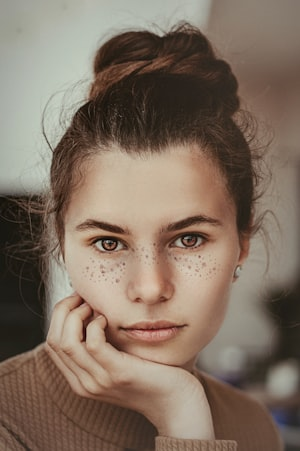
#> input picture frontend/prototype-assets/char_girl2.jpg, 300 x 451 px, found by its file name
$ python _ltx_batch_demo.py
#> lines starting #> are read from the running program, lines starting #| are printed output that depends on the picture
### providers/ltx_mlx_provider.py
"""LTX-2.3 MLX 图生视频 Provider（直接调 ltx-2-mlx CLI，不走 ComfyUI）

为什么单独做一个 Provider？
  - ltx-2-mlx 是 Apple Silicon 原生的 MLX 推理引擎（dgrauet/ltx-2-mlx），
    比 ComfyUI 走 PyTorch-MPS 快近一倍、int4 量化只占 ~11GB 内存，
    还支持更高分辨率。ComfyUI 里的 LTX 是老版 2B，质量不如 2.3。
  - 本 Provider 把 ltx-2-mlx 的 CLI 封装成项目 VideoProvider 接口，
    video_agent 无感切换：风格/配置选 ltx_mlx 引擎即走这里。

与 ComfyUI 类 Provider 的差异：
  - generate()/batch_generate() 直接在本地跑子进程（asyncio），输出 mp4
    落在 storage/output，无需轮询 /history。
  - 默认按 9:16 竖屏（576x1024）输出，适配漫剧/短视频；输入图先 cover 裁剪，
    避免模型拉伸变形。

内存纪律：M4 24GB 上单段在跑时内存/swap 几乎打满，所以 batch 只串行
（每段一个接一个），不做并发——并发会直接 OOM 挤爆 swap。
"""

import asyncio
import logging
import os
import subprocess
from datetime import datetime
from pathlib import Path

from providers.base import VideoProvider

logger = logging.getLogger(__name__)

# ltx-2-mlx 引擎的 .venv 路径与模型目录（集中在一处，便于改环境时维护）
LTX_MLX_VENV = "/Users/a715/git/ltx-2-mlx/.venv/bin/ltx-2-mlx"
LTX_MLX_MODEL = "/Users/a715/git/AIGC/storage/models/ltx-2.3-mlx-q4"
OUTPUT_DIR = Path("/Users/a715/git/AIGC/storage/output")

# 9:16 竖屏默认画布（必须 64 的倍数，ltx-2-mlx 内部对画布有此约束）
DEFAULT_WIDTH = 576
DEFAULT_HEIGHT = 1024
# distilled 引擎在 24GB 机器上的安全帧数上限（越多越慢越吃内存）
MAX_FRAMES = 97
FPS = 24


class LTXMLXVideoProvider(VideoProvider):
    """本地 ltx-2-mlx CLI 图生视频引擎。"""

    video_model_type = "ltx_mlx"

    # 子进程环境：必须清掉 7890 代理变量 + 关 NO_PROXY，否则 huggingface/
    # 大文件走代理会卡死；同时关掉可能存在的 nohup 继承干扰。
    _ENV = {k: v for k, v in os.environ.items() if "proxy" not in k.lower()}
    _ENV["NO_PROXY"] = "*"
    _ENV["no_proxy"] = "*"

    def __init__(self, cli_path: str = LTX_MLX_VENV, model_path: str = LTX_MLX_MODEL):
        """参数都带默认值：正常只需无参实例化；测试/换机时可按路径注入。"""
        self.cli_path = cli_path
        self.model_path = model_path

    # ── 内部工具 ──────────────────────────────────────────

    def _to_9x16_input(self, src: str) -> str:
        """把任意宽高比图片 cover 裁剪成 576x1024，返回新图路径。

        为什么 cover 而非直接拉伸？LTX 图生视频会按画布等比 resize 输入图，
        宽高比不一致会被硬拉变形；先裁成和目标一致的比例就不会变形。
        """
        from PIL import Image

        im = Image.open(src).convert("RGB")
#> im is the input picture: PIL image 300x451 RGB; mean R, G, B 129, 111.6, 96.9
        w, h = DEFAULT_WIDTH, DEFAULT_HEIGHT
        scale = max(w / im.width, h / im.height)          # 等比放大到铺满目标框
#> scale = 2.27
        im = im.resize((round(im.width * scale), round(im.height * scale)),
                       Image.LANCZOS)
#> im: PIL image 681x1024 RGB
        left = (im.width - w) // 2
#> left = 52
        top = (im.height - h) // 2
#> top = 0
        im = im.crop((left, top, left + w, top + h))
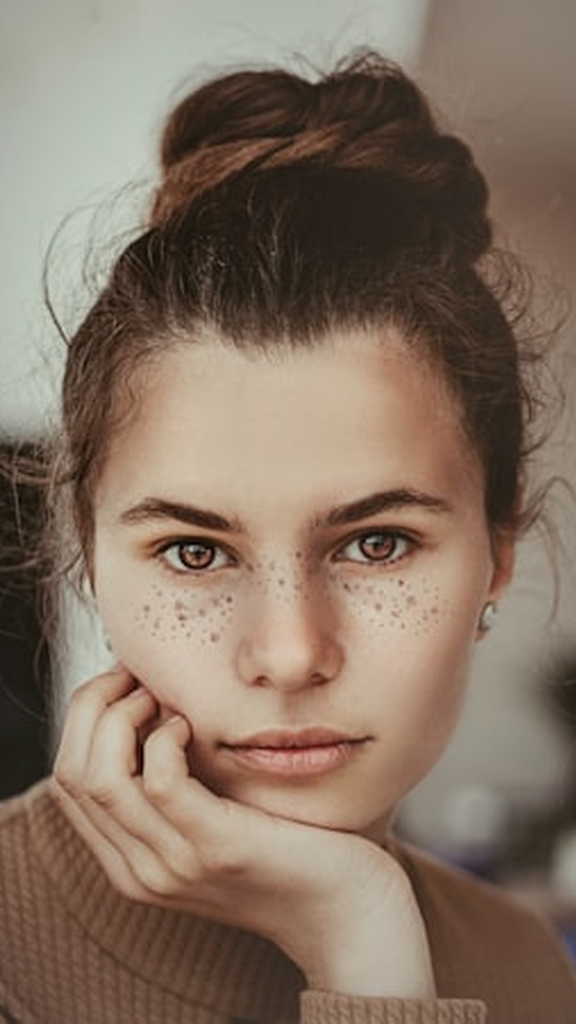
#> im: PIL image 576x1024 RGB; mean R, G, B 133.1, 114.1, 98.6
        out = OUTPUT_DIR / "ltx_input_9x16.png"
        im.save(out)
        return str(out)

    def _build_cmd(self, input_img: str, prompt: str, frames: int, output: str) -> list[str]:
        """拼出 ltx-2-mlx generate 子进程命令。

        固定蒸馏模式 --distilled + --low-ram：
          - --distilled 用官方 22B 蒸馏版，几秒级可用、画质与速度的平衡点；
          - --low-ram 让 transformer 分块从磁盘流式加载，防 24GB 内存 OOM；
          - --image 传 9:16 图 → I2V（图生视频）；
          - 输出自带 24fps + 原生音频轨（LTX-2 全模态）。
        """
        return [
            self.cli_path, "generate",
            "--prompt", prompt,
            "--image", input_img,
            "--distilled", "--low-ram",
            "-W", str(DEFAULT_WIDTH), "-H", str(DEFAULT_HEIGHT),
            "-f", str(frames), "--frame-rate", str(FPS),
            "--model", self.model_path,
            "-o", output,
        ]

    # ── VideoProvider 接口 ────────────────────────────────

    async def generate(self, input_image: str, prompt: str,
                       duration: int = 5, **kwargs) -> str:
        """单段图生视频：返回本地 mp4 绝对路径。"""
        shot_id = kwargs.get("shot_id", "")
        frames = min(int(kwargs.get("frames", 0) or 0) or round(float(duration) * FPS),
                     MAX_FRAMES)
        # 转 9:16 输入图（避免变形）
        local_img = self._to_9x16_input(input_image)
        # 输出文件名带时间戳，避免同名覆盖（批量/多次跑）
        ts = datetime.now().strftime("%Y%m%d_%H%M%S")
        out = OUTPUT_DIR / f"ltx2_{shot_id or 'shot'}_{ts}.mp4"

        cmd = self._build_cmd(local_img, prompt, frames, str(out))
        logger.info(f"[LTXMLX] 生成 shot={shot_id} frames={frames} -> {out}")

        proc = await asyncio.create_subprocess_exec(
            *cmd, stdout=subprocess.PIPE, stderr=subprocess.STDOUT,
            env=self._ENV,
        )
        try:
            # 边跑边打日志，方便看进度/排查
            async for line in proc.stdout:
                logger.info(f"[LTXMLX] {line.decode(errors='ignore').rstrip()}")
            await proc.wait()
        finally:
            # 管线被取消（CancelledError）时上层不再等本进程，必须在此兜底杀掉，
            # 否则 ltx-2-mlx 变孤儿进程继续吃内存并往 output 目录写文件。
            if proc.returncode is None:
                logger.warning(f"[LTXMLX] 终止子进程 pid={proc.pid} shot={shot_id}")
                proc.kill()
                await proc.wait()
        if proc.returncode != 0 or not out.exists():
            raise RuntimeError(f"LTXMLX 生成失败 shot={shot_id} rc={proc.returncode}")
        return str(out)

    async def batch_generate(self, items: list[dict], **kwargs) -> list[dict]:
        """批量：串行逐段生成（内存限制，不能并发）。"""
        results = []
        for item in items:
            sid = item.get("shot_id", "")
            img = item.get("image_path", item.get("input_image", ""))
            prompt = item.get("prompt", item.get("video_motion", "")) or (
                "subtle camera push-in, gentle natural motion, cinematic lighting")
            duration = float(item.get("duration", 0) or 0) or 4.0
            try:
                path = await self.generate(
                    input_image=img, prompt=prompt, duration=duration,
                    shot_id=sid,
                    frames=item.get("length"),
                )
                results.append({
                    "shot_id": sid, "filename": path, "type": "mp4",
                    "local_path": path,
                })
            except Exception as e:  # 单段失败不中断整批，记日志继续
                logger.warning(f"[LTXMLX] 段失败 shot={sid}: {e}")
        return results

### scripts/_ltx_batch_demo.py
#!/usr/bin/env python3
"""LTX-2.3 MLX 批量 9:16 镜头 demo（一次性脚本，验证 Provider 批量链路）

输入：frontend/prototype-assets 里 3 张真实角色/人物图（竖构图偏多）
输出：storage/output/ltx2_shot_<n>_*.mp4，3 段 576x1024 9:16 竖屏
耗时：单段约 12-15 分钟，3 段串行约 40 分钟（24GB 内存限制不能并发）
"""
import asyncio
import logging
import os
import sys

logging.basicConfig(level=logging.INFO, format="%(message)s")

sys.path.insert(0, "/Users/a715/git/AIGC")
from providers.ltx_mlx_provider import LTXMLXVideoProvider

# 3 个待生成长镜头（图 + 分镜级运动提示词）
SHOTS = [
    {"shot_id": "s1", "image_path": "/Users/a715/git/AIGC/frontend/prototype-assets/char_girl2.jpg",
     "prompt": "slow camera push-in toward the girl, hair and ribbon gently swaying, "
               "soft cinematic light, anime style, high detail",
     "duration": 4},
    {"shot_id": "s2", "image_path": "/Users/a715/git/AIGC/frontend/prototype-assets/char_girl3.jpg",
     "prompt": "gentle head turn with a warm smile, hair flowing softly, "
               "bright clean background, anime style, high detail",
     "duration": 4},
    {"shot_id": "s3", "image_path": "/Users/a715/git/AIGC/frontend/prototype-assets/actress1.jpg",
     "prompt": "slow subtle push-in, shoulders relaxing, natural breathing motion, "
               "cinematic lighting, realistic style, high detail",
     "duration": 4},
]


async def main() -> None:
    provider = LTXMLXVideoProvider()
    # 逐张打印进度（async for 行日志由 provider 内部处理）
    results = await provider.batch_generate(SHOTS)
    print("\n=== 批量完成 ===")
    for r in results:
        print(r.get("shot_id"), "->", r.get("local_path", r.get("filename")))
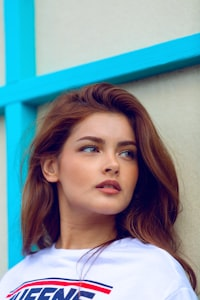
#> input picture frontend/prototype-assets/actress1.jpg, 200 x 300 px, found by its file name
#> in _to_9x16_input, im is the input picture: PIL image 200x300 RGB; mean R, G, B 131.5, 151.9, 160.6
#> in _to_9x16_input (call 3), `im = im.crop((left, top, left + w, top + h))`:
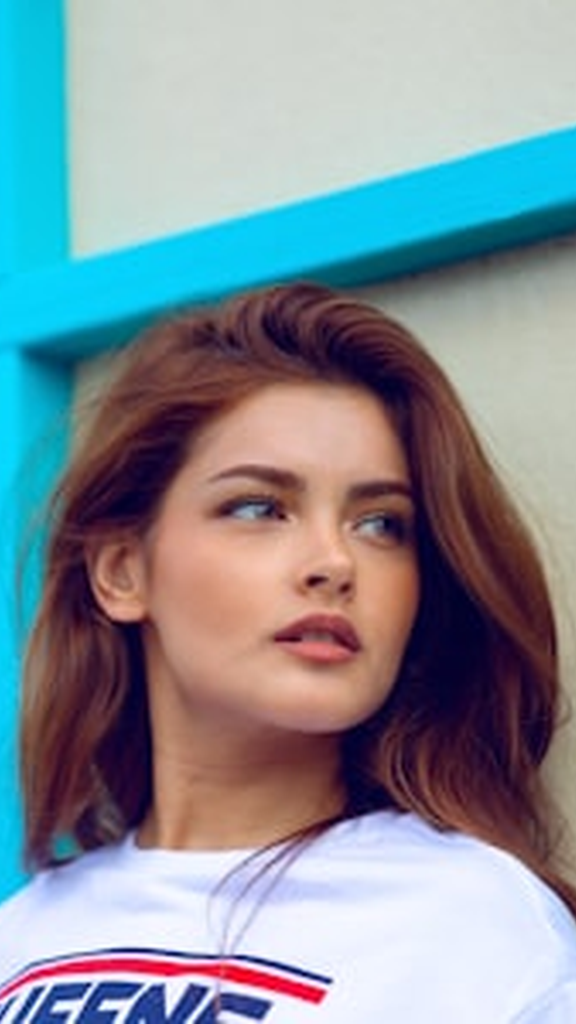
#> im: PIL image 576x1024 RGB; mean R, G, B 132.8, 144.6, 153.4


if __name__ == "__main__":
    asyncio.run(main())
